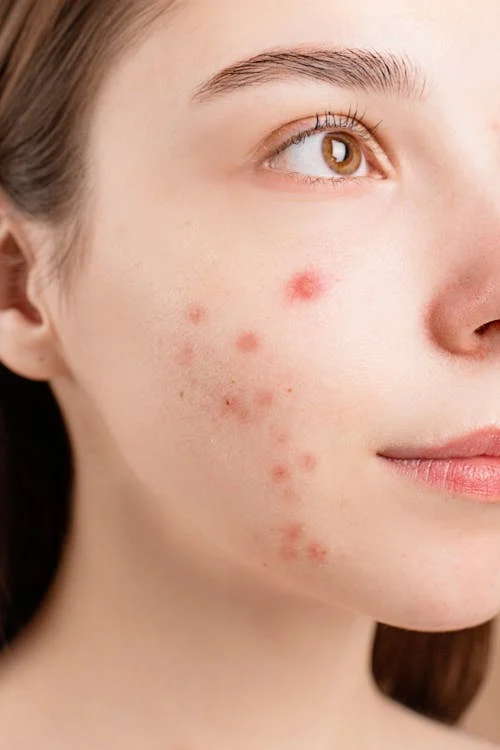
#> input picture data/train/acne.webp, 500 x 750 px; its folder holds only this picture in this run
$ python -i data_preprocessing.py   (imports and definitions only)
#> lines starting #> are read from the running program, lines starting #| are printed output that depends on the picture; after the words box and inside, x2 and y2 are one past the last pixel; in counts of white or black regions, pixels touching at a corner belong together
"""
Data Preprocessing Module
Handles image loading, augmentation, and dataset preparation
"""

import os
import numpy as np
from PIL import Image
import tensorflow as tf
from tensorflow.keras.preprocessing.image import ImageDataGenerator
from sklearn.model_selection import train_test_split
import cv2


IMG_SIZE = 224
BATCH_SIZE = 32


# [192 lines left out: functions create_data_generators, create_test_generator, preprocess_single_image, preprocess_uploaded_image, apply_hair_removal, enhance_image, not called in this run]


def segment_lesion(image):
    """
    Segment the skin lesion from the background.

    Args:
        image: Input image (numpy array)

    Returns:
        Segmented image with lesion highlighted
    """
    # Convert to grayscale
    gray = cv2.cvtColor(image, cv2.COLOR_RGB2GRAY)
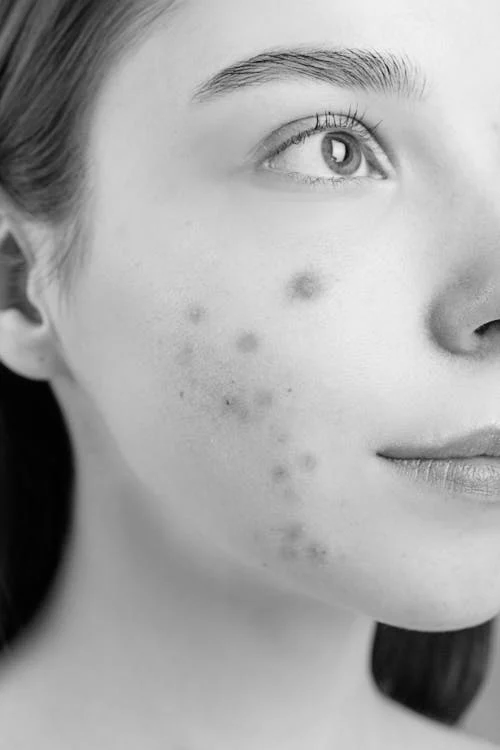
#> gray: shape (750, 500); min 0, max 247, mean 166.7

    # Apply Gaussian blur
    blurred = cv2.GaussianBlur(gray, (5, 5), 0)

    # Apply Otsu's thresholding
    _, thresh = cv2.threshold(blurred, 0, 255, cv2.THRESH_BINARY_INV + cv2.THRESH_OTSU)
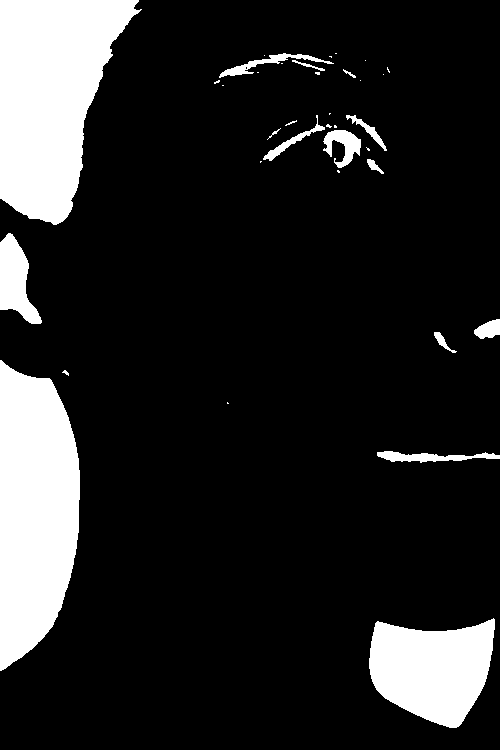
#> thresh: shape (750, 500); 14.9% white; 36 white regions (19 under 20 px), largest, box (x1, y1, x2, y2) and area: (0, 0, 142, 225) 20786, (0, 360, 80, 671) 19329, (369, 618, 495, 728) 9917

    # Morphological operations to clean up
    kernel = cv2.getStructuringElement(cv2.MORPH_ELLIPSE, (5, 5))
    thresh = cv2.morphologyEx(thresh, cv2.MORPH_CLOSE, kernel)
#> thresh: shape (750, 500); 15% white; 26 white regions (11 under 20 px), largest, box (x1, y1, x2, y2) and area: (0, 0, 142, 225) 20798, (0, 360, 80, 671) 19329, (369, 618, 495, 728) 9917
    thresh = cv2.morphologyEx(thresh, cv2.MORPH_OPEN, kernel)
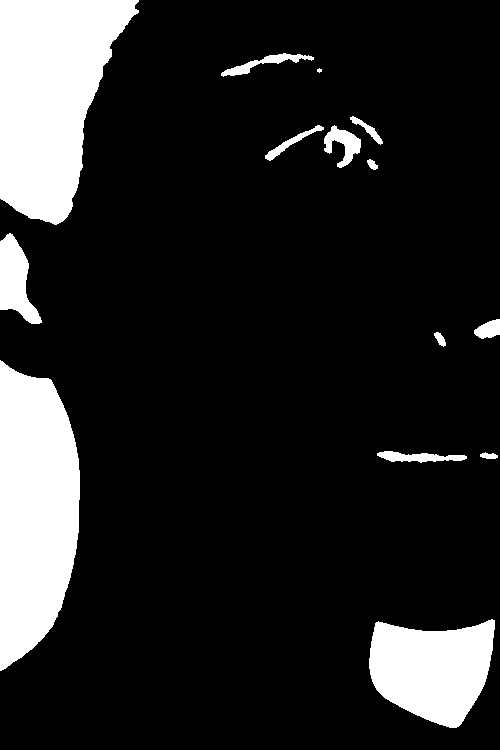
#> thresh: shape (750, 500); 14.8% white; 14 white regions (1 under 20 px), largest, box (x1, y1, x2, y2) and area: (0, 0, 139, 225) 20788, (0, 360, 80, 671) 19327, (369, 619, 495, 728) 9913

    # Apply mask to original image
    result = cv2.bitwise_and(image, image, mask=thresh)
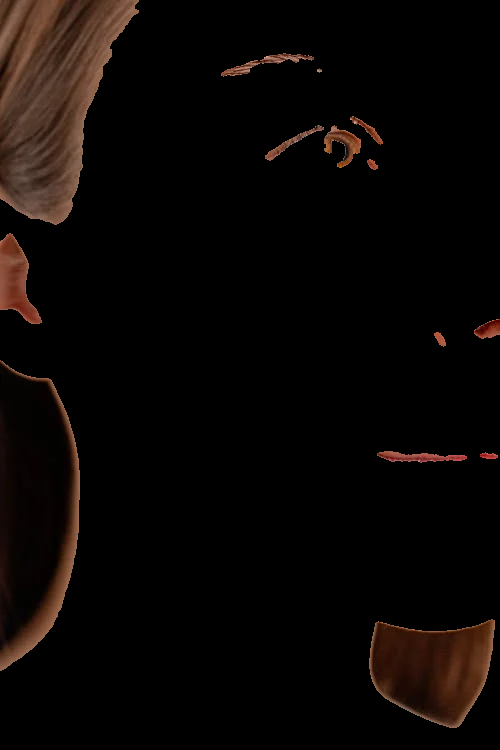
#> result: shape (750, 500, 3); mean R, G, B 10.4, 6.3, 4.4

    return result, thresh


# [58 lines left out: functions get_class_weights, load_dataset_info, not called in this run]


# [14 lines not run here, left out]

>>> import cv2
>>> picture = cv2.cvtColor(cv2.imread('../data/train/acne.webp'), cv2.COLOR_BGR2RGB)
>>> result = segment_lesion(picture)
